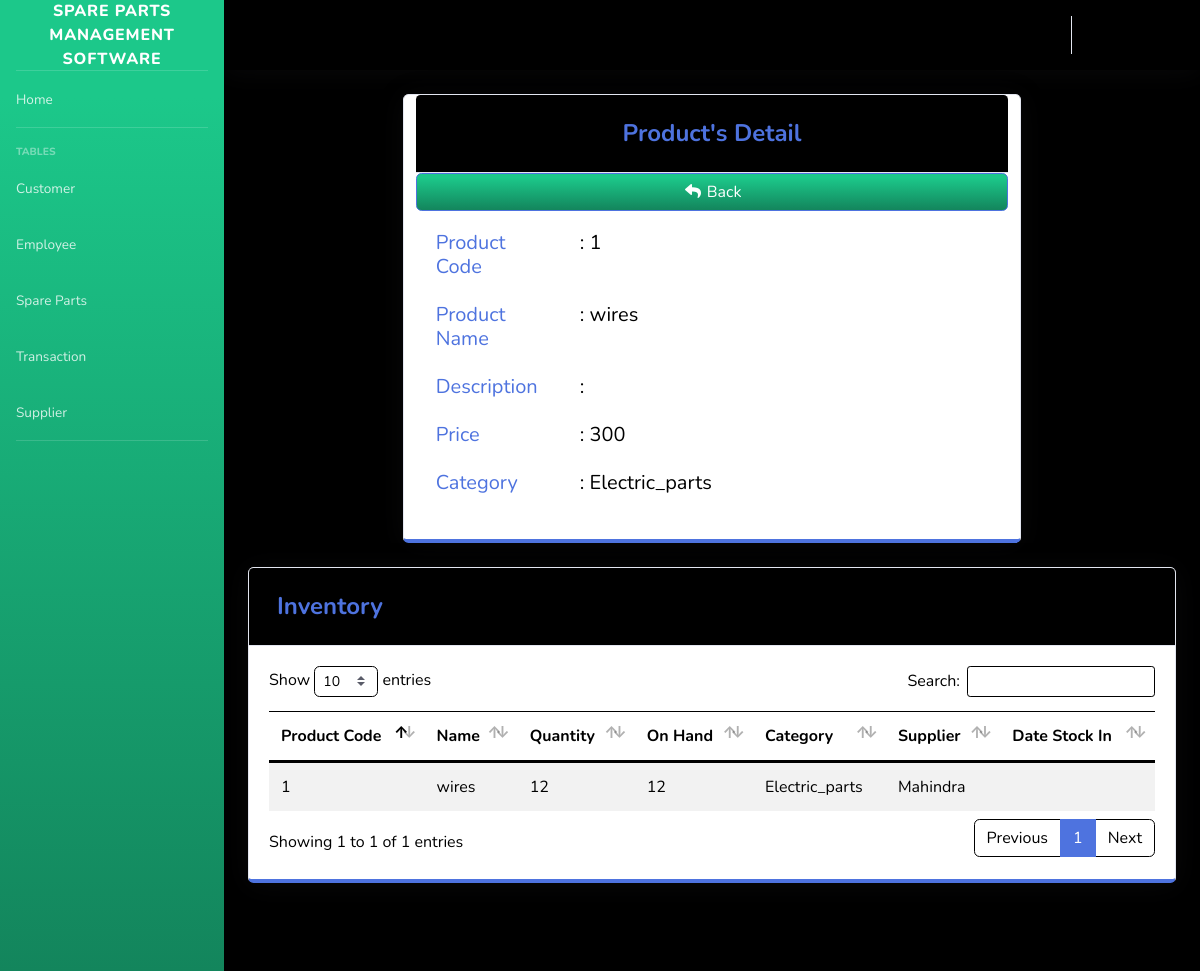
/pages/pro_searchfrm.php?id=1 (signed in), run on the app's committed database.
### tables this page shows
CREATE TABLE `product` (
  `PRODUCT_ID` int(11) NOT NULL,
  `PRODUCT_CODE` varchar(20) NOT NULL,
  `NAME` varchar(50) DEFAULT NULL,
  `DESCRIPTION` varchar(250) NOT NULL,
  `QTY_STOCK` int(50) DEFAULT NULL,
  `ON_HAND` int(250) NOT NULL,
  `PRICE` int(50) DEFAULT NULL,
  `CATEGORY_ID` int(11) DEFAULT NULL,
  `SUPPLIER_ID` int(11) DEFAULT NULL,
  `DATE_STOCK_IN` varchar(50) NOT NULL
);

CREATE TABLE `category` (
  `CATEGORY_ID` int(11) NOT NULL,
  `CNAME` varchar(50) DEFAULT NULL
);

CREATE TABLE `supplier` (
  `SUPPLIER_ID` int(11) NOT NULL,
  `COMPANY_NAME` varchar(50) DEFAULT NULL,
  `LOCATION_ID` int(11) NOT NULL,
  `PHONE_NUMBER` varchar(11) DEFAULT NULL
);

### pages/pro_searchfrm.php (the view, shortened to what this page needs)
<?php
include'../includes/connection.php';
include'../includes/sidebar.php';
?>
          <center><div class="card shadow mb-4 col-xs-12 col-md-8 border-bottom-primary">
            <div class="card-header py-3">
              <h4 class="m-2 font-weight-bold text-primary">Product's Detail</h4>
            </div>
            <a href="product.php?action=add" type="button" class="btn btn-primary bg-gradient-success btn-block"> <i class="fas fa-flip-horizontal fa-fw fa-share"></i> Back</a>
            <div class="card-body">
          <?php
            $query = 'SELECT PRODUCT_ID, PRODUCT_CODE, NAME,DESCRIPTION, COUNT(`QTY_STOCK`) AS "QTY_STOCK", COUNT(`ON_HAND`) AS "ON_HAND",PRICE, c.CNAME FROM product p join category c on p.CATEGORY_ID=c.CATEGORY_ID WHERE PRODUCT_CODE ='.$_GET['id'];
            $result = mysqli_query($db, $query) or die(mysqli_error($db));
              while($row = mysqli_fetch_array($result))
              {
                $zzz= $row['PRODUCT_CODE'];
                $i= $row['NAME'];
                $a=$row['DESCRIPTION'];
                $c=$row['PRICE'];
                $d=$row['CNAME'];
              }
          ?>
                  <div class="form-group row text-left">
                      <div class="col-sm-3 text-primary">
                        <h5>
                          Product Code<br>
                        </h5>
                      </div>
                      <div class="col-sm-9">
                        <h5>
                          : <?php echo $zzz; ?><br>
                        </h5>
                      </div>
                    </div>
                    <div class="form-group row text-left">
                      <div class="col-sm-3 text-primary">
                        <h5>
                          Product Name<br>
                        </h5>
                      </div>
                      <div class="col-sm-9">
                        <h5>
                          : <?php echo $i; ?> <br>
                        </h5>
                      </div>
                    </div>
                  <div class="form-group row text-left">
                      <div class="col-sm-3 text-primary">
                        <h5>
                          Description<br>
                        </h5>
                      </div>
                      <div class="col-sm-9">
                        <h5>
                          : <?php echo $a; ?><br>
                        </h5>
                      </div>
                    </div>
                  <div class="form-group row text-left">
                      <div class="col-sm-3 text-primary">
                        <h5>
                          Price<br>
                        </h5>
                      </div>
                      <div class="col-sm-9">
                        <h5>
                          : <?php echo $c; ?><br>
                        </h5>
                      </div>
                    </div>
                  <div class="form-group row text-left">
                      <div class="col-sm-3 text-primary">
                        <h5>
                          Category<br>
                        </h5>
                      </div>
                      <div class="col-sm-9">
                        <h5>
                          : <?php echo $d; ?><br>
                        </h5>
                      </div>
                    </div>
                </div>
          </div></center>
          <div class="card shadow mb-4 col-xs-12 col-md-15 border-bottom-primary">
            <div class="card-header py-3">
              <h4 class="m-2 font-weight-bold text-primary">Inventory</h4>
            </div>
            <div class="card-body">
              <div class="table-responsive">
                <table class="table table-striped" id="dataTable" width="100%" cellspacing="0">
               <thead>
                   <tr>
                     <th>Product Code</th>
                     <th>Name</th>
                     <th>Quantity</th>
                     <th>On Hand</th>
                     <th>Category</th>
                     <th>Supplier</th>
                     <th>Date Stock In</th>
                   </tr>
               </thead>
          <tbody>
<?php
    $query = 'SELECT PRODUCT_ID, PRODUCT_CODE, NAME, COUNT("QTY_STOCK") AS QTY_STOCK, COUNT("ON_HAND") AS ON_HAND, CNAME, COMPANY_NAME, p.SUPPLIER_ID, DATE_STOCK_IN FROM product p join category c on p.CATEGORY_ID=c.CATEGORY_ID JOIN supplier s ON p.SUPPLIER_ID=s.SUPPLIER_ID where PRODUCT_CODE ='.$zzz.' GROUP BY `SUPPLIER_ID`, `DATE_STOCK_IN`';
        $result = mysqli_query($db, $query) or die (mysqli_error($db));
            while ($row = mysqli_fetch_assoc($result)) {
                echo '<tr>';
                echo '<td>'. $row['PRODUCT_CODE'].'</td>';
                echo '<td>'. $row['NAME'].'</td>';
                echo '<td>'. $row['QTY_STOCK'].'</td>';
                echo '<td>'. $row['ON_HAND'].'</td>';
                echo '<td>'. $row['CNAME'].'</td>';
                echo '<td>'. $row['COMPANY_NAME'].'</td>';
                echo '<td>'. $row['DATE_STOCK_IN'].'</td>';
                echo '</tr> ';
                        }
?>
                                </tbody>
                            </table>
                        </div>
                    </div>
                  </div>
<?php
include'../includes/footer.php';
?>

### data on the page
product: PRODUCT_CODE "1", NAME "wires", PRICE "300", CATEGORY_ID.CNAME "Electric_parts", QTY_STOCK "12", ON_HAND "12", SUPPLIER_ID.COMPANY_NAME "Mahindra"
